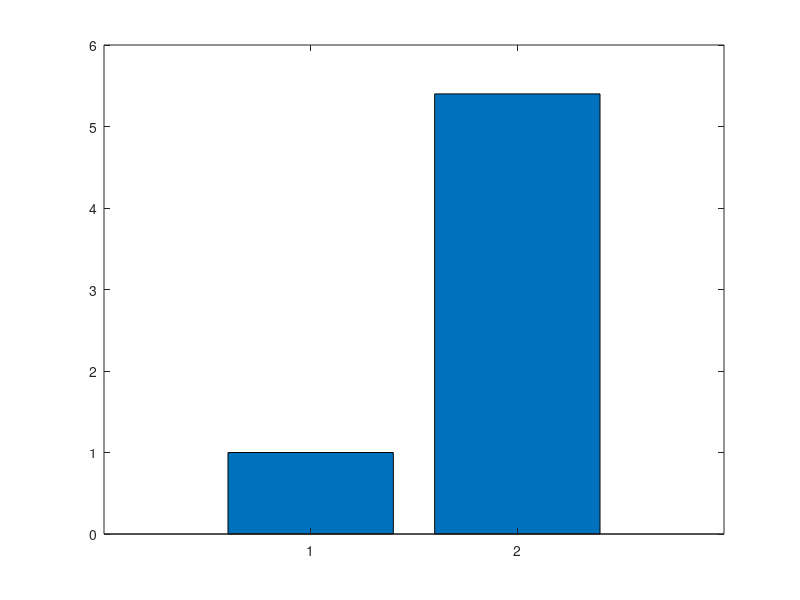

The MATLAB script that drew this image: (Note: this script raises an error after producing the figure.)
% Runtime comparison plot

bar([1,5.4]); hold on;
axis([0,3,0,6]);


formatFigure();
set(gca,'YTick',[1 2 3 4 5 6]);
set(gca,'YTickLabel','1|2|3|4|5|6');

set(gca,'XTick',[1 2]);
set(gca,'XTickLabel','|');

set(gca,'LineWidth',3);
set(gca, 'TickDir', 'out');
set(gca,'FontSize',30);












%%
%  Vary beta

BNG = [
0.01   2.01/10782  
0.02   3.9/10697 ;
0.03   12.8/11024  ;
0.05   30.1/11256 ;
0.1    0.015 ;];
loglog(BNG(:,1),BNG(:,2),'r','LineWidth',4); hold on;


runWithChecks = [  0.01   7.063810e-06;
  0.02   7.130506e-06;
  0.05   7.259779e-06;
  0.10   6.919959e-06;
  0.20   7.251072e-06;
  0.50   7.078008e-06;
  1.00   7.168285e-06;
  2.00   7.542467e-06;
  5.00   9.925263e-06;
 10.00   1.725266e-05;
 20.00   2.593202e-05;
 50.00   3.733299e-05;
100.00   5.056088e-05; 
200.00   7.393966e-05;
500.00   1.396782e-04;
1000     2.535895e-04;];
%loglog(runWithChecks(:,1),runWithChecks(:,2),'r','LineWidth',4); hold on;


runWithOutChecks = [  0.01    6.622517e-06;
  0.02   7.149666e-06;
  0.05   6.306978e-06;
  0.10   6.566347e-06;
  0.20   6.630623e-06;
  0.50   6.760106e-06;
  1.00   6.468305e-06;
  2.00   6.569343e-06;
  5.00   6.566635e-06;
 10.00   6.873711e-06;
 20.00   6.652756e-06;
 50.00   6.981412e-06;
100.00   6.589125e-06; 
200.00   6.756567e-06;
500.00   6.667778e-06;
1000     6.992420e-06;
10000    6.724573e-06;];
loglog(runWithOutChecks(:,1),runWithOutChecks(:,2),'b','LineWidth',4); hold on;
axis([10^-2,200,10^-6, 10^-2]);


formatFigure();
legend('"On the fly" Gillespie','NFsim');
set(gca,'LineWidth',2);
set(gca, 'fontSize', 30);

set(gca,'YTick',[10^-6 10^-5 10^-4 10^-3 10^-2]);
set(gca,'XTick',[10^-1,1,10,10^2]);





%%
% Vary Nr...
% 
% lowBetaWithChecks = [
% 5          4.171011e-06;    
% 100        5.100479e-06;
% 200        5.625447e-06;
% 500        6.971570e-06;
% 1000       8.265990e-06;
% 2000       9.519020e-06;
% 5000       1.089844e-05;
% 10000      1.176251e-05;
% 20000      1.235091e-05;
% 50000      1.304319e-05;
% 100000     1.373039e-05;];
% 
% total = lowBetaWithChecks(:,1)+14.*lowBetaWithChecks(:,1)
% loglog(total,lowBetaWithChecks(:,2),'b'); hold on;





highBetaWithChecks = [5          4.061738e-06;
100        2.144122e-05;
200        2.738582e-05;
500        4.459534e-05;
1000       7.688356e-05;
2000       1.503375e-04;
5000      8.395844e-04;
10000      2.904189e-03;];
total = highBetaWithChecks(:,1)+14.*highBetaWithChecks(:,1)
loglog(total,highBetaWithChecks(:,2),'r','LineWidth',4); hold on;

highBetaWithOutChecks = [5  5.347594e-06;
    100        6.177742e-06;
200        7.002801e-06;
500        6.860762e-06;
1000       6.925815e-06;
2000       7.437014e-06;
5000       8.856562e-06;
10000      1.032935e-05;
20000      1.103375e-05;
50000      1.207763e-05;
100000     1.264881e-05;];
total3 = highBetaWithOutChecks(:,1)+14.*highBetaWithOutChecks(:,1)
loglog(total3(:,1),highBetaWithOutChecks(:,2),'b','LineWidth',4); hold on;
axis([200,10^6.2,10^-6, 10^-2]);
formatFigure();

legend('Prohibiting Cycles','Allowing Cycles');
set(gca,'LineWidth',2);
set(gca, 'fontSize', 30);

set(gca,'YTick',[10^-6 10^-5 10^-4 10^-3 10^-2]);
set(gca,'XTick',[10^3,10^4,10^5,10^6]);


